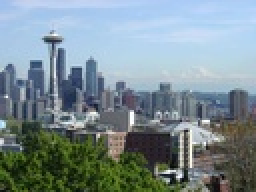
%> input picture hw1_data/Seattle.jpg, 128 x 96 px, shrunk from 800 x 600 before the run (shown 2 times larger); the run also reads 2 pictures not shown here
$ octave --eval "hw1CVsp19;"   (GNU Octave 9; MATLAB toolbox functions it lacks are replaced by stand-ins)
%> lines starting %> are read from the running program, lines starting %| are printed output that depends on the picture
### GaussianBlurImage.m
function res1=GaussianBlurImage(image, sigma)

% you can change m and n here to have different kernel sizes.
m=5;
n=5;
sum=0;
Gkernel=zeros(m,n);
for x=-(floor(m/2)):floor(m/2)
    for y=-(floor(n/2)):floor(n/2)
        %gaussian formula
        Gkernel(x + ceil(m/2) ,y + ceil(n/2)) = (exp(-(x^2 + y^2)/(2 * (sigma^2) )))/(2* pi * (sigma^2));
        sum=sum+ Gkernel(x + ceil(m/2) ,y + ceil(n/2));
        % we use sum to normalize our filter
    end
end

NormGkernel=Gkernel/sum;
res1=myconvolution(image,NormGkernel);


end

### myconvolution.m
function res = myconvolution(A, k)
[r,c] = size(A);
[m,n] = size(k);
h = rot90(k, 2);
%h=k';
temp = zeros(r + m*2-2, c + n*2-2);
for x = m : m+r-1
    for y = n : n+c-1
        temp(x,y) = A(x-m+1, y-n+1);
    end
end
res = zeros(r+m-1,n+c-1);
for x = 1 : r+m-1
    for y = 1 : n+c-1
        for i = 1 : m
            for j = 1 : n
                res(x, y) = res(x, y) + (temp(x+i-1, y+j-1) * h(i, j));
            end
        end
    end
end

### SeparableGaussianBlurImage.m
function res2=SeparableGaussianBlurImage (image, sigma)


% you can change m and n here to have different kernel sizes.
m=5;
n=5;
GkernelHorizontal=zeros(1,m);
GkernelVertical=zeros(n,1);
sum=0;
for x=-(floor(m/2)):floor(m/2)

    %gaussian formula
    GkernelHorizontal(1,x + ceil(m/2)) = (exp(-(x^2)/(2 * (sigma^2) )))/(2* pi * (sigma^2));
    sum=sum+ GkernelHorizontal(1,x + ceil(m/2));
    % we use sum to normalize our filter
end
NormGkernelHorizontal=GkernelHorizontal/sum;

sum=0;
for y=-(floor(n/2)):floor(n/2)
    %gaussian formula
    GkernelVertical(y + ceil(n/2),1) = (exp(-(y^2)/(2 * (sigma^2) )))/(2* pi * (sigma^2));
    sum=sum+ GkernelVertical(y + ceil(n/2),1);
    % we use sum to normalize our filter
end
NormGkernelVertical=GkernelVertical/sum;


temp=myconvolution(image,NormGkernelHorizontal);
res2=myconvolution(temp,NormGkernelVertical);


end

### SharpenImage.m
function res4=SharpenImage(image, sigma, alpha)

SecDer=SecondDerivImage(image,sigma);
[m,n]=size(image);
[tm,tn]=size(SecDer);
%Since I used my own implementation of convolution and not Matlab's, and mine is using zero padding,
%The dimensions of the result of myconvolution is not the same as original image,
%So I have to crop the result, so I crop half from the beginning and half from the end both for rows and columns
croppedSecDer=SecDer(1+(tm-m)/2:tm-(tm-m)/2,1+(tn-n)/2:tn-(tn-n)/2);
%I think if we use lower values for alpha we get better results.
res4=double(image)-(alpha*croppedSecDer);

### SobelImage.m
function [res5a,res5b]=SobelImage(image)

VerticalSobelFilter=[1 0 -1; 2 0 -2; 1 0 -1]; %derivative along x axis
HorizontalalSobelFilter=VerticalSobelFilter'; %derivative along y axis
VerticalEdge=myconvolution(image,VerticalSobelFilter);
HorizontalEdge=myconvolution(image,HorizontalalSobelFilter);
magnitude=sqrt(VerticalEdge.^2 + HorizontalEdge.^2);
res5a=magnitude;

Orientation = atan2( HorizontalEdge, VerticalEdge) * (180.0/pi);
res5b=Orientation;


% [11 lines of commented-out code are left out]

### myInterpolation.m
function [res6a,res6b]=myInterpolation(image)

samplingSize=4;
%using nearest neighbor
[m,n]=size(image);
UpsampledNN=zeros(samplingSize*m,samplingSize*n);


for i=1:m
    for j=1:n
        newi=i*samplingSize-(samplingSize-1);
        newj=j*samplingSize-(samplingSize-1);
        for p=newi:newi+samplingSize-1
            for q=newj:newj+samplingSize-1
                UpsampledNN(p,q)=image(i,j);
            end
        end
    end
end

res6a=UpsampledNN;


res6b=BilinearInterpolation(image, 0, 0);


% [20 lines of commented-out code are left out]

### BilinearInterpolation.m
function res6b=BilinearInterpolation(image, x, y)

samplingSize=4;
[m,n]=size(image);
UpsampledBiLinear=zeros(samplingSize*m,samplingSize*n);

[colf,rowf]=meshgrid(1:samplingSize*n,1:samplingSize*m);
colf=colf*(1/samplingSize);
rowf=rowf*(1/samplingSize);
col=floor(colf);
row=floor(rowf);

%handling out of bound indices
col(col>n-1)=n-1;
row(row>m-1)=m-1;
col(col<1)=1;
row(row<1)=1;

a=rowf-row;
b=colf-col;
term1=sub2ind([m,n],row,col);
term2=sub2ind([m,n],row+1,col);
term3=sub2ind([m,n],row,col+1);
term4=sub2ind([m,n],row+1,col+1);
image=double(image);
UpsampledBiLinear=image(term1).*(1-a).*(1-b)+image(term2).*(a).*(1-b)+image(term3).*(1-a).*(b)+image(term4).*(a).*(b);
UpsampledBiLinear=uint8(UpsampledBiLinear);


res6b=UpsampledBiLinear;

### FindPeaksImage.m
function res7=FindPeaksImage(image, thres)

%Using our own implemented version of Sobel to get the edge magnitudes and orientations
[EdgeMagnitude,EdgeOrientation]=SobelImage(image);

[m,n]=size(EdgeMagnitude);

for i=1:m
    for j=1:n
        %computing e0 and e1. There are 8 possible directions  and since they are symmetric we get 4 cases.
        %Which are including left and right neighbors, top and bottom neighbors, and 2 diagonal pair of neighbors
        %diagonal neighbors are (i-1,j-1),(i+1,j+1) and (i-1,j+1),(i+1,j-1)
        e0=0;
        e1=0;
        if  (EdgeOrientation(i,j)>=-22.5 && EdgeOrientation(i,j)<=22.5) || (EdgeOrientation(i,j)>=157.5 && EdgeOrientation(i,j)<=-157.5)
            if j+1<=n
                e1=EdgeMagnitude(i,j+1);
            end

            if j-1>=1
                e0=EdgeMagnitude(i,j-1);
            end

        elseif (EdgeOrientation(i,j)>22.5 && EdgeOrientation(i,j)<=67.5) || (EdgeOrientation(i,j)>-157.5 && EdgeOrientation(i,j)<=-112.5)
            if i-1>=1 && j+1<=n
                e0=EdgeMagnitude(i-1,j+1);
            end

            if i+1<=m && j-1>=1
                e1=EdgeMagnitude(i+1,j-1);
            end
        elseif (EdgeOrientation(i,j)>67.5 && EdgeOrientation(i,j)<=112.5) || (EdgeOrientation(i,j)>-112.5 && EdgeOrientation(i,j)<=-67.5)
            if i-1>=1
                e0=EdgeMagnitude(i-1,j);
            end

            if i+1<=m
                e1=EdgeMagnitude(i+1,j);
            end
        elseif (EdgeOrientation(i,j)>112.5 && EdgeOrientation(i,j)<157.5) || (EdgeOrientation(i,j)>-67.5 && EdgeOrientation(i,j)<-22.5)
            if i-1>=1 && j-1>=1
                e0=EdgeMagnitude(i-1,j-1);
            end

            if i+1<=m && j+1<=n
                e1=EdgeMagnitude(i+1,j+1);
            end
        end
        %non max suppression
        %Comparing the edge magnitude of pixel i,j with threshold and e0 and e1
        if (EdgeMagnitude(i,j)>thres && EdgeMagnitude(i,j)>e0 &&EdgeMagnitude(i,j)>e1)
            EdgeMagnitude(i,j)=255;
        else
            EdgeMagnitude(i,j)=0;
        end
    end
end
res7=EdgeMagnitude;

### FirstDerivImage.m
function res3a=FirstDerivImage(image,sigma)

%%%%%%% METHOD 1: we can use convolution to compute derivative

xfilter=[-1 0 1];
dx=myconvolution(image,xfilter);
%%%Uncomment two lines below to see the result before using gaussian
%figure(31)
%imshow(dx)
res3a=SeparableGaussianBlurImage(dx, sigma);


%%%%%%% METHOD 2: we can use shifting to compute derivative, but the result is less accurate than convolution method
%%%Uncomment block below to use this method
% [9 lines of commented-out code are left out]

### SecondDerivImage.m
function res3b=SecondDerivImage(image,sigma)

%%%%%%% METHOD 1: we can use convolution to compute derivative

xfilter=[-1 0 1];
yfilter=xfilter';

dx=SeparableGaussianBlurImage(xfilter, sigma);
dy=SeparableGaussianBlurImage(yfilter, sigma);

dxx=myconvolution(dx,xfilter);
dyy=myconvolution(dy,yfilter);

temp=myconvolution(image,dxx);
res3b=myconvolution(temp,dyy);


%%%%%%%%%%%%%%%%%%%%%%%%%%%%%%%%%%%%%%%%%%%%%%%%%
%%%% METHOD 2: using Mexican Hat filter

% [7 lines of commented-out code are left out]

### mainFunction.m
function hw1CVsp19

%you can use conv2(image,filter) instead of myconvolution(image, filter) to compare myconvolution function and
%matlab's convolution function, mine is slower, and I used zero padding.

%question 1
figure(1)
Orgimage=imread('hw1_data/Seattle.jpg');
%> Orgimage is the input picture: size 96x128x3 uint8; mean R, G, B 123.8, 140.8, 146.8
image=rgb2gray(Orgimage);
subplot(1,3,1)
imshow(image);
res1=GaussianBlurImage(image, 4);
res1=uint8(res1);
subplot(1,3,2)
imshow(res1);
imwrite(res1, '1.png');

%comparing with matlab's gaussian filter
B = imgaussfilt(image,4);

subplot(1,3,3)
imshow(B);


%question 2
figure(2)
subplot(1,2,1)
imshow(image);
res2=SeparableGaussianBlurImage(image, 4);
%> call 3 of myconvolution, with k = [0.188; 0.206; 0.213; 0.206; 0.188]
%> after the loop in myconvolution (call 3), `for x = m : m+r-1`:
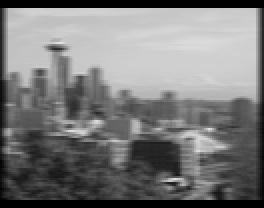
%> temp: size 104x132 double (shown 2 times larger); min 0, max 226.5, mean 122.1
res2=uint8(res2);
subplot(1,2,2)
imshow(res2);
imwrite(res2, '2.png');

%question 3
Orgimage=imread('hw1_data/LadyBug.jpg');
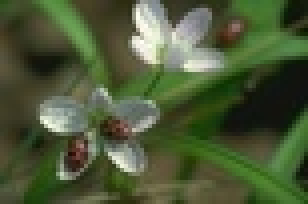
%> input picture hw1_data/LadyBug.jpg, 77 x 51 px, shrunk from 481 x 321 before the run (shown 4 times larger)
%> Orgimage is the input picture: size 51x77x3 uint8; mean R, G, B 76, 88.8, 55.2
image=rgb2gray(Orgimage);
%> image: size 51x77 uint8
figure(3)
subplot(1,3,1)
imshow(image);

res3a=FirstDerivImage(image, 1);
res3a=uint8(res3a+128);
subplot(1,3,2)
imshow(res3a);
imwrite(res3a, '3a.png');

res3b=SecondDerivImage(image, 1);
res3b=uint8(res3b+128);
subplot(1,3,3)
imshow(res3b);
imwrite(res3b, '3b.png');

%question 4
Orgimage=imread('hw1_data/Yosemite.png');
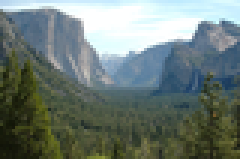
%> input picture hw1_data/Yosemite.png, 80 x 53 px, shrunk from 500 x 334 before the run (shown 3 times larger)
%> Orgimage is the input picture: size 53x80x3 uint8; mean R, G, B 109.3, 122.8, 117.5
image=rgb2gray(Orgimage);
%> image: size 53x80 uint8
figure(4)
subplot(1,2,1)
imshow(image);
res4=SharpenImage(image, 1, 5);
%> after the loop in myconvolution (call 22), `for x = m : m+r-1`:
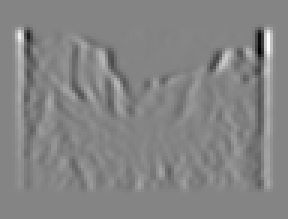
%> temp: size 73x96 double (shown 3 times larger); min -149.4, max 137.8, mean 0; drawn with min black and max white
%> after the loop in myconvolution (call 22), `for x = 1 : r+m-1`:
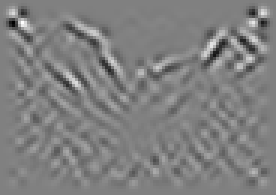
%> res: size 65x92 double (shown 3 times larger); min -44.57, max 43.91, mean 0; drawn with min black and max white
res4=uint8(res4);
%> res4: size 53x80 uint8
subplot(1,2,2)
imshow(res4);
imwrite(res4, '4.png');


%question 5
Orgimage=imread('hw1_data/LadyBug.jpg');
image=rgb2gray(Orgimage);
figure(5)
subplot(1,2,1)
imshow(image);
[res5a,res5b]=SobelImage(image);
res5a=uint8(res5a);
subplot(1,2,2)
imshow(res5a);
figure(51)
surf(res5b,'EdgeColor','none');
view(2)
imwrite(res5a, '5a.png');


%question 6
Orgimage=imread('hw1_data/Moire_small.jpg');
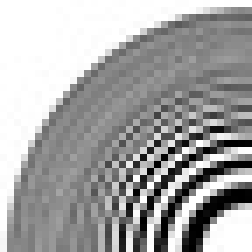
%> input picture hw1_data/Moire_small.jpg, 36 x 36 px, shrunk from 227 x 223 before the run (shown 7 times larger)
%> Orgimage is the input picture: size 36x36x3 uint8; min 0, max 255, mean 165.2
image=rgb2gray(Orgimage);
%> image: size 36x36 uint8
figure(6)
subplot(1,3,1)
imshow(image);
[res6a,res6b]=myInterpolation(image);
%> in BilinearInterpolation, `col(col<1)=1;`: col: size 144x144 double; min 1, max 35, mean 17.8
%> in BilinearInterpolation, `row(row<1)=1;`: row: size 144x144 double; min 1, max 35, mean 17.8; mean of the top-left, top-right, bottom-left and bottom-right quarters 8.8, 8.8, 26.7, 26.7
%> in BilinearInterpolation, `UpsampledBiLinear=image(term1).*(1-a).*(1-b)+image(term2).*(a).*(1-b)+..`:
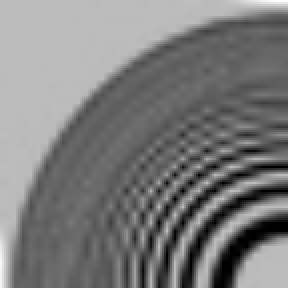
%> UpsampledBiLinear: size 144x144 double (shown 2 times larger); min 0, max 345, mean 167.6; drawn with min black and max white
res6a=uint8(res6a);
res6b=uint8(res6b);
subplot(1,3,2)
imshow(res6a);
subplot(1,3,3)
imshow(res6b);
imwrite(res6a, '6a.png');
imwrite(res6b, '6b.png');

%question 7
Orgimage=imread('hw1_data/Circle.png');
image=rgb2gray(Orgimage);
figure(7)
subplot(1,3,1)
imshow(image);
[res5a,res5b]=SobelImage(image);
subplot(1,3,2)
imshow(uint8(res5a));
res7=FindPeaksImage(image, 40);
res7=uint8(res7);
subplot(1,3,3)
imshow(res7);
imwrite(res7, '7.png');


%written assignment 5
Orgimage=imread('hw1_data/Gogh.png');
image=rgb2gray(Orgimage);
res5written=FindPeaksImage(image, 40);
res5written=uint8(res5written);
figure(8)
subplot(2,3,1)
imshow(res5written);

%blurring image with sigma=1
BlurredImage1=SeparableGaussianBlurImage(image,1);
res5written1=FindPeaksImage(BlurredImage1, 40);
subplot(2,3,2)
imshow(uint8(res5written1));

%blurring image with sigma=3
BlurredImage3=SeparableGaussianBlurImage(image,3);
res5written3=FindPeaksImage(BlurredImage3, 40);
subplot(2,3,3)
imshow(uint8(res5written3));

%blurring image with sigma=5
BlurredImage5=SeparableGaussianBlurImage(image,5);
res5written5=FindPeaksImage(BlurredImage5, 40);
subplot(2,3,4)
imshow(uint8(res5written5));

%blurring image with sigma=8
BlurredImage8=SeparableGaussianBlurImage(image,8);
res5written8=FindPeaksImage(BlurredImage8, 40);
subplot(2,3,5)
imshow(uint8(res5written8))

%blurring image with sigma=16
BlurredImage16=SeparableGaussianBlurImage(image,16);
res5written16=FindPeaksImage(BlurredImage16, 40);
subplot(2,3,6)
imshow(uint8(res5written16))

imwrite(uint8(res5written16),'GoghEdge.png');
